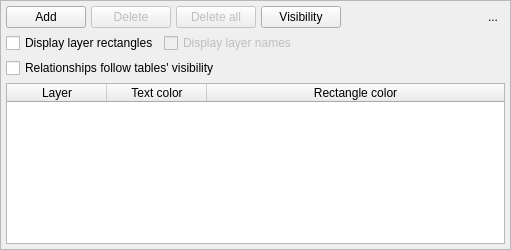
<?xml version="1.0" encoding="UTF-8"?>
<ui version="4.0">
 <class>LayersConfigWidget</class>
 <widget class="QWidget" name="LayersConfigWidget">
  <property name="geometry">
   <rect>
    <x>0</x>
    <y>0</y>
    <width>511</width>
    <height>250</height>
   </rect>
  </property>
  <property name="minimumSize">
   <size>
    <width>450</width>
    <height>250</height>
   </size>
  </property>
  <property name="maximumSize">
   <size>
    <width>800</width>
    <height>600</height>
   </size>
  </property>
  <property name="windowTitle">
   <string>Form</string>
  </property>
  <property name="autoFillBackground">
   <bool>false</bool>
  </property>
  <layout class="QVBoxLayout" name="verticalLayout">
   <property name="spacing">
    <number>5</number>
   </property>
   <property name="leftMargin">
    <number>0</number>
   </property>
   <property name="topMargin">
    <number>0</number>
   </property>
   <property name="rightMargin">
    <number>0</number>
   </property>
   <property name="bottomMargin">
    <number>0</number>
   </property>
   <item>
    <widget class="QFrame" name="frame">
     <property name="minimumSize">
      <size>
       <width>0</width>
       <height>0</height>
      </size>
     </property>
     <property name="mouseTracking">
      <bool>true</bool>
     </property>
     <property name="frameShape">
      <enum>QFrame::Shape::StyledPanel</enum>
     </property>
     <property name="frameShadow">
      <enum>QFrame::Shadow::Raised</enum>
     </property>
     <layout class="QVBoxLayout" name="verticalLayout_2">
      <property name="spacing">
       <number>5</number>
      </property>
      <property name="leftMargin">
       <number>5</number>
      </property>
      <property name="topMargin">
       <number>5</number>
      </property>
      <property name="rightMargin">
       <number>5</number>
      </property>
      <property name="bottomMargin">
       <number>5</number>
      </property>
      <item>
       <layout class="QHBoxLayout" name="horizontalLayout_2">
        <item>
         <widget class="QPushButton" name="add_btn">
          <property name="enabled">
           <bool>true</bool>
          </property>
          <property name="sizePolicy">
           <sizepolicy hsizetype="Preferred" vsizetype="Preferred">
            <horstretch>0</horstretch>
            <verstretch>0</verstretch>
           </sizepolicy>
          </property>
          <property name="minimumSize">
           <size>
            <width>0</width>
            <height>0</height>
           </size>
          </property>
          <property name="toolTip">
           <string>Add a new layer</string>
          </property>
          <property name="text">
           <string>Add</string>
          </property>
          <property name="icon">
           <iconset resource="../../res/resources.qrc">
            <normaloff>:/icons/icons/addlayer.png</normaloff>:/icons/icons/addlayer.png</iconset>
          </property>
          <property name="iconSize">
           <size>
            <width>25</width>
            <height>25</height>
           </size>
          </property>
          <property name="shortcut">
           <string>Ins</string>
          </property>
         </widget>
        </item>
        <item>
         <widget class="QPushButton" name="remove_btn">
          <property name="enabled">
           <bool>false</bool>
          </property>
          <property name="sizePolicy">
           <sizepolicy hsizetype="Preferred" vsizetype="Preferred">
            <horstretch>0</horstretch>
            <verstretch>0</verstretch>
           </sizepolicy>
          </property>
          <property name="minimumSize">
           <size>
            <width>0</width>
            <height>0</height>
           </size>
          </property>
          <property name="toolTip">
           <string>Remove the selected layer</string>
          </property>
          <property name="text">
           <string>Delete</string>
          </property>
          <property name="icon">
           <iconset resource="../../res/resources.qrc">
            <normaloff>:/icons/icons/dellayer.png</normaloff>:/icons/icons/dellayer.png</iconset>
          </property>
          <property name="iconSize">
           <size>
            <width>25</width>
            <height>25</height>
           </size>
          </property>
          <property name="shortcut">
           <string>Del</string>
          </property>
         </widget>
        </item>
        <item>
         <widget class="QPushButton" name="remove_all_btn">
          <property name="enabled">
           <bool>false</bool>
          </property>
          <property name="sizePolicy">
           <sizepolicy hsizetype="Preferred" vsizetype="Preferred">
            <horstretch>0</horstretch>
            <verstretch>0</verstretch>
           </sizepolicy>
          </property>
          <property name="minimumSize">
           <size>
            <width>0</width>
            <height>0</height>
           </size>
          </property>
          <property name="toolTip">
           <string>Remove all layers</string>
          </property>
          <property name="text">
           <string>Delete all</string>
          </property>
          <property name="icon">
           <iconset resource="../../res/resources.qrc">
            <normaloff>:/icons/icons/clearlayers.png</normaloff>:/icons/icons/clearlayers.png</iconset>
          </property>
          <property name="iconSize">
           <size>
            <width>25</width>
            <height>25</height>
           </size>
          </property>
          <property name="shortcut">
           <string>Shift+Del</string>
          </property>
         </widget>
        </item>
        <item>
         <widget class="QPushButton" name="visibility_btn">
          <property name="enabled">
           <bool>true</bool>
          </property>
          <property name="sizePolicy">
           <sizepolicy hsizetype="Preferred" vsizetype="Preferred">
            <horstretch>0</horstretch>
            <verstretch>0</verstretch>
           </sizepolicy>
          </property>
          <property name="minimumSize">
           <size>
            <width>0</width>
            <height>0</height>
           </size>
          </property>
          <property name="toolTip">
           <string>Add a new layer</string>
          </property>
          <property name="text">
           <string>Visibility</string>
          </property>
          <property name="icon">
           <iconset resource="../../res/resources.qrc">
            <normaloff>:/icons/icons/layervisibility.png</normaloff>:/icons/icons/layervisibility.png</iconset>
          </property>
          <property name="iconSize">
           <size>
            <width>25</width>
            <height>25</height>
           </size>
          </property>
          <property name="checkable">
           <bool>false</bool>
          </property>
          <property name="checked">
           <bool>false</bool>
          </property>
         </widget>
        </item>
        <item>
         <spacer name="horizontalSpacer">
          <property name="orientation">
           <enum>Qt::Orientation::Horizontal</enum>
          </property>
          <property name="sizeType">
           <enum>QSizePolicy::Policy::Expanding</enum>
          </property>
          <property name="sizeHint" stdset="0">
           <size>
            <width>20</width>
            <height>20</height>
           </size>
          </property>
         </spacer>
        </item>
        <item>
         <widget class="QToolButton" name="hide_tb">
          <property name="toolTip">
           <string>Hide this widget</string>
          </property>
          <property name="text">
           <string>...</string>
          </property>
          <property name="icon">
           <iconset resource="../../res/resources.qrc">
            <normaloff>:/icons/icons/closetab.png</normaloff>:/icons/icons/closetab.png</iconset>
          </property>
          <property name="iconSize">
           <size>
            <width>20</width>
            <height>20</height>
           </size>
          </property>
          <property name="shortcut">
           <string>Esc</string>
          </property>
          <property name="autoRaise">
           <bool>true</bool>
          </property>
         </widget>
        </item>
       </layout>
      </item>
      <item>
       <layout class="QHBoxLayout" name="horizontalLayout">
        <property name="spacing">
         <number>5</number>
        </property>
        <item>
         <widget class="QCheckBox" name="toggle_layers_rects_chk">
          <property name="sizePolicy">
           <sizepolicy hsizetype="Preferred" vsizetype="Fixed">
            <horstretch>0</horstretch>
            <verstretch>0</verstretch>
           </sizepolicy>
          </property>
          <property name="text">
           <string>Display layer rectangles</string>
          </property>
         </widget>
        </item>
        <item>
         <widget class="QCheckBox" name="toggle_layers_names_chk">
          <property name="enabled">
           <bool>false</bool>
          </property>
          <property name="sizePolicy">
           <sizepolicy hsizetype="Expanding" vsizetype="Fixed">
            <horstretch>0</horstretch>
            <verstretch>0</verstretch>
           </sizepolicy>
          </property>
          <property name="text">
           <string>Display layer names</string>
          </property>
         </widget>
        </item>
       </layout>
      </item>
      <item>
       <widget class="QCheckBox" name="rels_tabs_visibility_chk">
        <property name="sizePolicy">
         <sizepolicy hsizetype="Expanding" vsizetype="Fixed">
          <horstretch>0</horstretch>
          <verstretch>0</verstretch>
         </sizepolicy>
        </property>
        <property name="toolTip">
         <string>&lt;p&gt;Relationships are hidden/shown according to their tables' visibility. When checked, this option ignores the layers' visibility of the affected relationships'.&lt;/p&gt;</string>
        </property>
        <property name="text">
         <string>Relationships follow tables' visibility</string>
        </property>
       </widget>
      </item>
      <item>
       <widget class="QTableWidget" name="layers_tab">
        <property name="sizePolicy">
         <sizepolicy hsizetype="Expanding" vsizetype="Expanding">
          <horstretch>0</horstretch>
          <verstretch>0</verstretch>
         </sizepolicy>
        </property>
        <property name="editTriggers">
         <set>QAbstractItemView::EditTrigger::NoEditTriggers</set>
        </property>
        <property name="alternatingRowColors">
         <bool>true</bool>
        </property>
        <property name="selectionMode">
         <enum>QAbstractItemView::SelectionMode::SingleSelection</enum>
        </property>
        <property name="selectionBehavior">
         <enum>QAbstractItemView::SelectionBehavior::SelectRows</enum>
        </property>
        <property name="iconSize">
         <size>
          <width>16</width>
          <height>16</height>
         </size>
        </property>
        <attribute name="horizontalHeaderMinimumSectionSize">
         <number>30</number>
        </attribute>
        <attribute name="horizontalHeaderStretchLastSection">
         <bool>true</bool>
        </attribute>
        <attribute name="verticalHeaderVisible">
         <bool>false</bool>
        </attribute>
        <attribute name="verticalHeaderCascadingSectionResizes">
         <bool>false</bool>
        </attribute>
        <attribute name="verticalHeaderMinimumSectionSize">
         <number>30</number>
        </attribute>
        <attribute name="verticalHeaderDefaultSectionSize">
         <number>30</number>
        </attribute>
        <attribute name="verticalHeaderHighlightSections">
         <bool>true</bool>
        </attribute>
        <column>
         <property name="text">
          <string>Layer</string>
         </property>
        </column>
        <column>
         <property name="text">
          <string>Text color</string>
         </property>
        </column>
        <column>
         <property name="text">
          <string>Rectangle color</string>
         </property>
        </column>
       </widget>
      </item>
     </layout>
    </widget>
   </item>
  </layout>
 </widget>
 <tabstops>
  <tabstop>add_btn</tabstop>
  <tabstop>remove_btn</tabstop>
  <tabstop>remove_all_btn</tabstop>
  <tabstop>visibility_btn</tabstop>
  <tabstop>toggle_layers_rects_chk</tabstop>
  <tabstop>toggle_layers_names_chk</tabstop>
  <tabstop>layers_tab</tabstop>
 </tabstops>
 <resources>
  <include location="../../res/resources.qrc"/>
 </resources>
 <connections/>
</ui>
